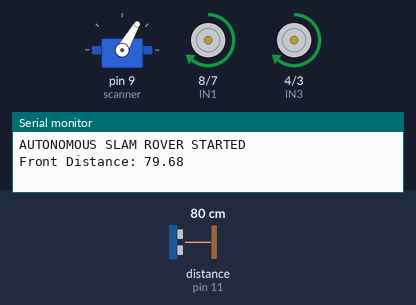
Recording of a sketch running on a simulated Arduino Uno, built with avr-gcc and run on an emulated ATmega328P. Parts: servo, motor-driver pin pairs drawn as motors (green arrow = first pin HIGH = forward, orange = second pin HIGH = backward, longer = more drive, scaled by the enable pin), the last lines printed to the serial monitor. Wiring (inferred from the names in the program): ultrasonic range finder: trigger pin 10; echo pin 11. The test bench sets the inputs (shaded band); at power-on: distance to the obstacle (sensor on pin 11) 80 cm. The echo pulse lasts 58.3 µs per cm.

Above: at 2.2 s.
2.3 s: distance to the obstacle (sensor on pin 11) set to 23 cm
At 2.91 s:
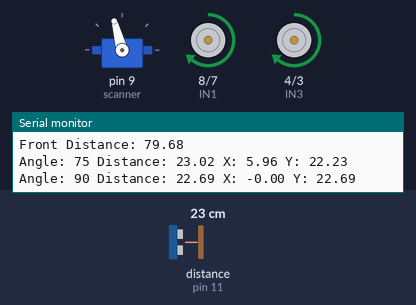
5.3 s: distance to the obstacle (sensor on pin 11) set to 18 cm
8.3 s: distance to the obstacle (sensor on pin 11) set to 35 cm
At 8.7 s:
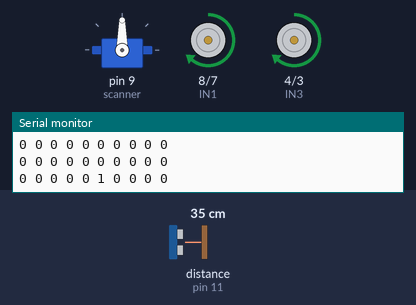
11.3 s: distance to the obstacle (sensor on pin 11) set to 2 cm
At 13.59 s:
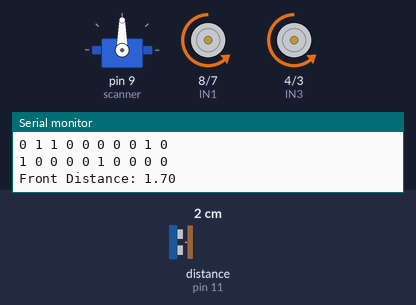
14.3 s: distance to the obstacle (sensor on pin 11) set to 60 cm
17.3 s: distance to the obstacle (sensor on pin 11) set to 4 cm
At 22.25 s:
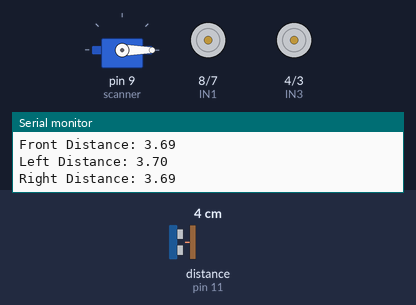
Timing chart, 0 to 23.8 s (numbered marks = the images above; inputs shaded):
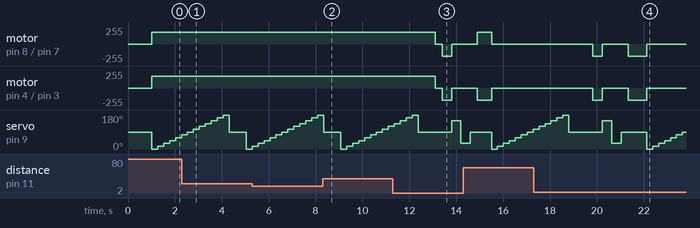

Measured:
- after the input at 8.3 s, motor on pin 8 (IN1) / pin 7 (IN2), motor on pin 4 (IN3) / pin 3 (IN4): stays forward 180/255 (without the input it goes to stopped after 0.77 s)
- after the input at 11.3 s, motor on pin 8 (IN1) / pin 7 (IN2), motor on pin 4 (IN3) / pin 3 (IN4): forward 180/255 → stopped after 1.8 s, → backward 180/255 0.30 s later, → stopped 0.40 s later
- after the input at 17.3 s, motor on pin 8 (IN1) / pin 7 (IN2), motor on pin 4 (IN3) / pin 3 (IN4): stopped → backward 180/255 after 2.5 s, → stopped 0.40 s later, → backward 180/255 1.1 s later, → stopped 0.80 s later

The sketch:

autonomous_rover.ino
```cpp
#include <Servo.h>
#include <math.h>

#define ENA 5
#define IN1 8
#define IN2 7

#define ENB 6
#define IN3 4
#define IN4 3

#define TRIG 10
#define ECHO 11

#define GRID_SIZE 10
#define CELL_SIZE 5
#define MAX_DISTANCE 50
#define OBSTACLE_THRESHOLD 20

Servo scanner;

int grid[GRID_SIZE][GRID_SIZE] = {0};

float distance;
float leftDistance;
float rightDistance;

int motorSpeed = 180;

float getDistance()
{
  digitalWrite(TRIG, LOW);
  delayMicroseconds(2);

  digitalWrite(TRIG, HIGH);
  delayMicroseconds(10);

  digitalWrite(TRIG, LOW);

  long duration = pulseIn(ECHO, HIGH, 30000);

  if (duration == 0)
    return -1;

  return duration * 0.0343 / 2;
}

void forward()
{
  digitalWrite(IN1, HIGH);
  digitalWrite(IN2, LOW);

  digitalWrite(IN3, HIGH);
  digitalWrite(IN4, LOW);

  analogWrite(ENA, motorSpeed);
  analogWrite(ENB, motorSpeed);
}

void backward()
{
  digitalWrite(IN1, LOW);
  digitalWrite(IN2, HIGH);

  digitalWrite(IN3, LOW);
  digitalWrite(IN4, HIGH);

  analogWrite(ENA, motorSpeed);
  analogWrite(ENB, motorSpeed);
}

void left()
{
  digitalWrite(IN1, LOW);
  digitalWrite(IN2, HIGH);

  digitalWrite(IN3, HIGH);
  digitalWrite(IN4, LOW);

  analogWrite(ENA, motorSpeed);
  analogWrite(ENB, motorSpeed);
}

void right()
{
  digitalWrite(IN1, HIGH);
  digitalWrite(IN2, LOW);

  digitalWrite(IN3, LOW);
  digitalWrite(IN4, HIGH);

  analogWrite(ENA, motorSpeed);
  analogWrite(ENB, motorSpeed);
}

void stopRobot()
{
  analogWrite(ENA, 0);
  analogWrite(ENB, 0);
}

void scanSides()
{
  scanner.write(150);
  delay(400);
  leftDistance = getDistance();

  scanner.write(30);
  delay(400);
  rightDistance = getDistance();

  scanner.write(90);
  delay(300);
}

void updateMap(int angle, float distance)
{
  if (distance <= 0 || distance > MAX_DISTANCE)
    return;

  float rad = angle * PI / 180.0;

  float x = distance * cos(rad);
  float y = distance * sin(rad);

  int col = round(x / CELL_SIZE) + 5;
  int row = round(y / CELL_SIZE);

  if (row >= 0 && row < GRID_SIZE &&
      col >= 0 && col < GRID_SIZE)
  {
    grid[row][col] = 1;
  }

  Serial.print("Angle: ");
  Serial.print(angle);
  Serial.print(" Distance: ");
  Serial.print(distance);
  Serial.print(" X: ");
  Serial.print(x);
  Serial.print(" Y: ");
  Serial.println(y);
}

void scanArea()
{
  for (int angle = 0; angle <= 180; angle += 15)
  {
    scanner.write(angle);
    delay(250);

    float d = getDistance();

    updateMap(angle, d);
  }

  scanner.write(90);
  delay(250);
}

void displayGrid()
{
  Serial.println("OCCUPANCY GRID");

  for (int row = GRID_SIZE - 1; row >= 0; row--)
  {
    for (int col = 0; col < GRID_SIZE; col++)
    {
      Serial.print(grid[row][col]);
      Serial.print(" ");
    }

    Serial.println();
  }
}

void avoidObstacle()
{
  stopRobot();
  delay(300);

  backward();
  delay(400);

  stopRobot();
  scanSides();

  Serial.print("Left Distance: ");
  Serial.println(leftDistance);

  Serial.print("Right Distance: ");
  Serial.println(rightDistance);

  if (leftDistance < 0)
    leftDistance = 0;

  if (rightDistance < 0)
    rightDistance = 0;

  if (leftDistance > rightDistance && leftDistance > OBSTACLE_THRESHOLD)
  {
    left();
    delay(600);
  }
  else if (rightDistance > OBSTACLE_THRESHOLD)
  {
    right();
    delay(600);
  }
  else
  {
    backward();
    delay(800);
  }

  stopRobot();
  scanner.write(90);
}

void setup()
{
  Serial.begin(9600);

  pinMode(ENA, OUTPUT);
  pinMode(IN1, OUTPUT);
  pinMode(IN2, OUTPUT);

  pinMode(ENB, OUTPUT);
  pinMode(IN3, OUTPUT);
  pinMode(IN4, OUTPUT);

  pinMode(TRIG, OUTPUT);
  pinMode(ECHO, INPUT);

  scanner.attach(9);
  scanner.write(90);

  stopRobot();

  delay(1000);

  Serial.println("AUTONOMOUS SLAM ROVER STARTED");
}

void loop()
{
  distance = getDistance();

  Serial.print("Front Distance: ");
  Serial.println(distance);

  if (distance < 0 || distance > OBSTACLE_THRESHOLD)
  {
    forward();
  }
  else
  {
    avoidObstacle();
  }

  scanArea();
  displayGrid();

  delay(300);
}
```
